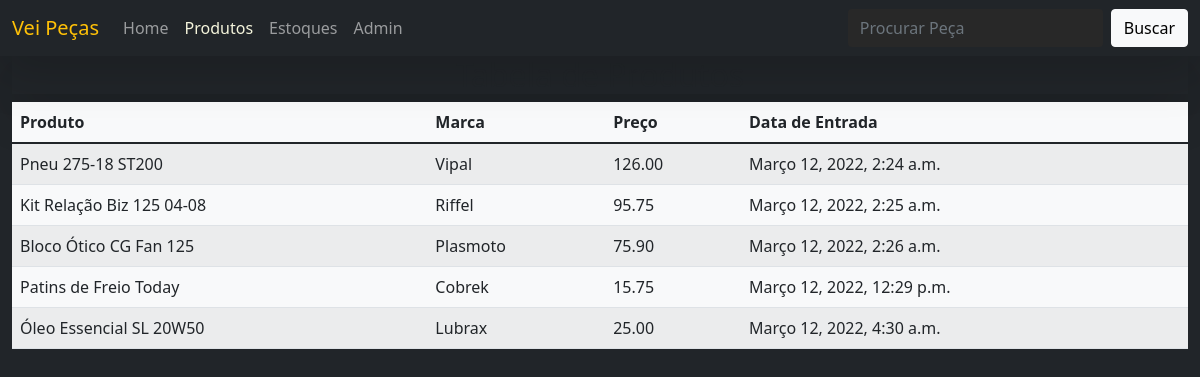
/produtos/, run on the app's committed database.
### produtos/models.py (models this page shows, shortened)
class Base(models.Model):
  criacao = models.DateTimeField(auto_now_add=True)
  atualizacao = models.DateTimeField(auto_now=True)
  ativo = models.BooleanField(default=True)
  class Meta:
    abstract = True

class Produto(Base):
  titulo = models.CharField(max_length=255)
  marca = models.CharField(max_length=255)
  preco = MoneyField(max_digits=14, decimal_places=2, default_currency='BRL')
  imagem = models.URLField(max_length=255, blank=True)
  class Meta:
    verbose_name = 'Produto'
    verbose_name_plural = 'Produtos'

### produtos/views.py (the view)
# urls.py: path('produtos/', ProdutoListView.as_view()),
class ProdutoListView(ListView):
  model = Produto

### produtos/templates/produtos/produto_list.html (shortened to what this page needs)
{% extends 'base.html' %}
	{% block content %}
	<h2 class="text-center shadow-lg">Tabela de Produtos</h2>
	<table class="table table-striped table-ligth table-responsive-md min-vw-50 mt-2 mx-auto bg-light overflow-auto rounded-8">
		<thead >
			<tr>
				<th>Produto</th>
				<th>Marca</th>
				<th>Preço</th>
				<th>Data de Entrada</th>
			</tr>
		</thead>
		<tbody>
			{% for item in produto_list %}
			<tr>
				<td> {{ item.titulo }}</td>
				<td> {{ item.marca }} </td>
				<td> {{ item.preco }} </td>
				<td> {{ item.criacao }} </td>
			</tr>
			{%  endfor%}
		</tbody>
	</table>
	{% endblock %}

### produtos/static/css/produtos.css (style rules this page uses)
body { background-color: beige; }

### data on the page
Produto: titulo "Pneu 275-18 ST200", marca "Vipal", preco "126.00", criacao "Março 12, 2022, 2:24 a.m."
Produto: titulo "Kit Relação Biz 125 04-08", marca "Riffel", preco "95.75", criacao "Março 12, 2022, 2:25 a.m."
Produto: titulo "Bloco Ótico CG Fan 125", marca "Plasmoto", preco "75.90", criacao "Março 12, 2022, 2:26 a.m."
Produto: titulo "Patins de Freio Today", marca "Cobrek", preco "15.75", criacao "Março 12, 2022, 12:29 p.m."
Produto: titulo "Óleo Essencial SL 20W50", marca "Lubrax", preco "25.00", criacao "Março 12, 2022, 4:30 a.m."
